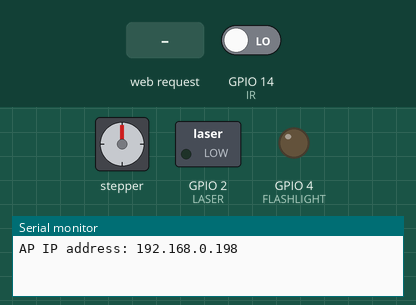
This program was run on a simulated ESP32. Shown: stepper motor, switched loads named in the program (green lamp = pin HIGH), output pins drawn as LEDs (lit = HIGH), the last lines printed to the serial monitor. Wiring (inferred from the names in the program): stepper motor driver (200 steps per turn assumed): step GPIO 13; direction GPIO 15; enable GPIO 12. The test bench sets the inputs (shaded band); at power-on: GPIO 14 (IR) LOW. The camera gives no picture; pins used as bus, display or sensor lines are not drawn.

Above: at 3.6 s.
3.7 s: HTTP request GET /setReference received
At 4.86 s:
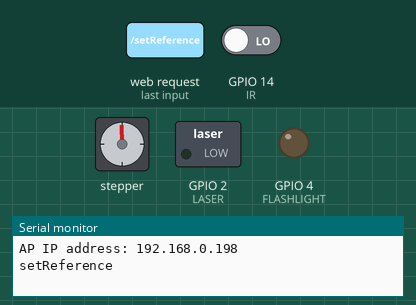
6.7 s: GPIO 14 (IR) driven HIGH
At 6.7 s:
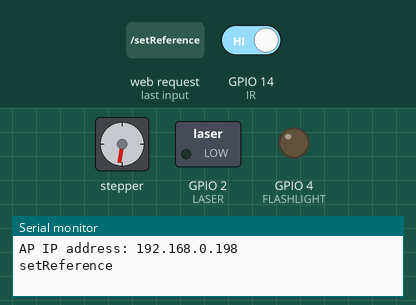
8.2 s: HTTP request GET /laserOn received
At 10.1 s:
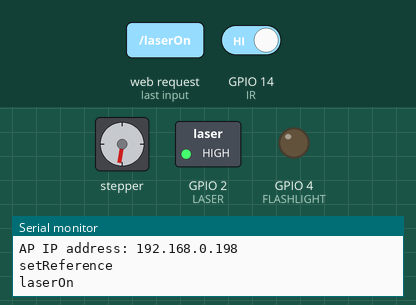
Timing chart, 0 to 11.6 s (numbered marks = the images above; inputs shaded):
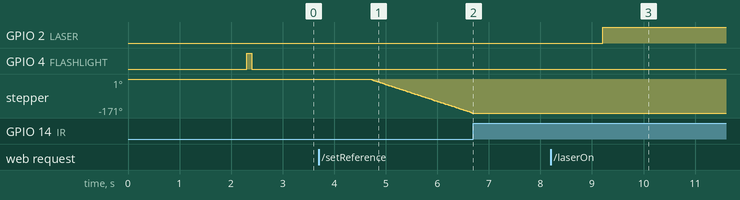

The program:

main.cpp
```cpp
#include <Arduino.h>

#include <WiFi.h>
#include <WiFiAP.h>
#include "esp_camera.h"
#include "esp_timer.h"
#include "img_converters.h"
#include "Arduino.h"
#include "soc/soc.h"           // Disable brownour problems
#include "soc/rtc_cntl_reg.h"  // Disable brownour problems
#include "driver/rtc_io.h"

// OV2640 camera module pins (CAMERA_MODEL_AI_THINKER)
#define PWDN_GPIO_NUM     32
#define RESET_GPIO_NUM    -1
#define XCLK_GPIO_NUM      0
#define SIOD_GPIO_NUM     26
#define SIOC_GPIO_NUM     27
#define Y9_GPIO_NUM       35
#define Y8_GPIO_NUM       34
#define Y7_GPIO_NUM       39
#define Y6_GPIO_NUM       36
#define Y5_GPIO_NUM       21
#define Y4_GPIO_NUM       19
#define Y3_GPIO_NUM       18
#define Y2_GPIO_NUM        5
#define VSYNC_GPIO_NUM    25
#define HREF_GPIO_NUM     23
#define PCLK_GPIO_NUM     22

// A4988 Motor Driver Pins
#define DIR 15
#define STEP 13
#define EN 12
// Infrared Receiver Pin
#define IR 14
// Laser Module Pin
#define LASER 2
// Built-in Flash Pin
#define FLASHLIGHT 4

// ESP32-CAM Access Point Credentials
#define AP_SSID "SPR Sensor"
#define AP_PASS "12345678"

WiFiClient client;
WiFiServer server(80);

uint8_t enhanceVal = 30;
uint16_t boundUp = 0;
uint16_t boundDown = 320;
uint32_t totalPixelVal = 0;
uint32_t brightData[6370];


String command = "";
bool commandReceived = false;

int calculateStep(int _stepMode, int _angle) {
  int _totalStep = round((_stepMode*64/11.25)*(_angle-30));
  return _totalStep;
}

void moveStepper(int _dir,int _step) {
  if(_dir == 1) {                     // clockwise (new)
    digitalWrite(DIR,HIGH);
  }
  else {                              // counter clockwise (new)
    digitalWrite(DIR,LOW);
  }
  delay(1);
  for(int j=0; j < _step; j++) {
    digitalWrite(STEP,HIGH);
    delayMicroseconds(5000);
    digitalWrite(STEP,LOW);
    delayMicroseconds(5000);
  }
}

void setRef() {
  while(!digitalRead(IR)) {
    // moveStepper(1,1);   // old
    moveStepper(0,1);     // new
    delay(10);
  }
}

void OV2640CameraConfig() {
  camera_config_t config;
  config.ledc_channel = LEDC_CHANNEL_0;
  config.ledc_timer = LEDC_TIMER_0;
  config.pin_d0 = Y2_GPIO_NUM;
  config.pin_d1 = Y3_GPIO_NUM;
  config.pin_d2 = Y4_GPIO_NUM;
  config.pin_d3 = Y5_GPIO_NUM;
  config.pin_d4 = Y6_GPIO_NUM;
  config.pin_d5 = Y7_GPIO_NUM;
  config.pin_d6 = Y8_GPIO_NUM;
  config.pin_d7 = Y9_GPIO_NUM;
  config.pin_xclk = XCLK_GPIO_NUM;
  config.pin_pclk = PCLK_GPIO_NUM;
  config.pin_vsync = VSYNC_GPIO_NUM;
  config.pin_href = HREF_GPIO_NUM;
  config.pin_sscb_sda = SIOD_GPIO_NUM;
  config.pin_sscb_scl = SIOC_GPIO_NUM;
  config.pin_pwdn = PWDN_GPIO_NUM;
  config.pin_reset = RESET_GPIO_NUM;
  config.xclk_freq_hz = 20000000;
  config.pixel_format = PIXFORMAT_GRAYSCALE;
  config.frame_size = FRAMESIZE_QVGA;
  config.jpeg_quality = 12;
  config.fb_count = 1;
  // Camera init
  esp_err_t err = esp_camera_init(&config);
  if (err != ESP_OK) {
    Serial.printf("Camera init failed with error 0x%x", err);
    ESP.restart();
  }
}

void capturePhoto(bool _isPicture,bool _isFullPicture) {
  camera_fb_t *fb = esp_camera_fb_get();          // access frame buffer

  if (!fb) {
    Serial.println("Camera capture failed");
    return;
  }
  uint8_t *pixel = fb->buf;
  if(_isPicture){
    if(_isFullPicture){
      client.print("pic:");
      client.write(fb->buf,fb->len);
    }
    else{
      /*220,120,80,70*/
      for(uint32_t j = 0; j < fb->len; j++){
        client.print("picArray:");
        client.write(*(pixel+j));
      }
    }
    client.println(totalPixelVal);
    totalPixelVal = 0;
  }
  else{
    totalPixelVal = 0;
    for(uint32_t j = 0; j < fb->len; j++){
      if(j/320 >= boundUp && j/320 <= boundDown){
        uint32_t _brightVal = *(pixel+j);
        if(_brightVal >= enhanceVal){
          totalPixelVal += _brightVal;
        }
      }
    }
  }
  esp_camera_fb_return(fb);                      // release frame buffer memory
}

void initWiFiAP() {
  WiFi.softAP(AP_SSID, AP_PASS);
  delay(1000);
  IPAddress local_ip = IPAddress (192, 168, 0, 198);
  IPAddress gateway = IPAddress (192, 168, 0, 198);
  IPAddress subnet = IPAddress (255, 255, 255, 0);
  WiFi.softAPConfig(local_ip, gateway, subnet);
  IPAddress myIP = WiFi.softAPIP();
  Serial.print("AP IP address: ");
  Serial.println(myIP);
}


void setup() {
  // put your setup code here, to run once:
  Serial.begin(250000);
  delay(1000);
  // Turn-off the 'brownout detector'
  WRITE_PERI_REG(RTC_CNTL_BROWN_OUT_REG, 0);

  // Camera and peripherals config
  OV2640CameraConfig();
  pinMode(EN,OUTPUT);
  pinMode(DIR,OUTPUT);
  pinMode(STEP,OUTPUT);
  pinMode(LASER,OUTPUT);
  pinMode(IR,INPUT);
  pinMode(FLASHLIGHT,OUTPUT);

  // Initialize peripherals
  digitalWrite(DIR,LOW);
  digitalWrite(STEP,LOW);
  digitalWrite(EN,HIGH);
  digitalWrite(LASER,LOW);

  // Initializing ESP32 as Wifi Access Point
  initWiFiAP();
  server.begin();

  for(int j=0; j<6370; j++){
    brightData[j]=0;
  }

  digitalWrite(FLASHLIGHT,HIGH);
  delay(100);
  digitalWrite(FLASHLIGHT,LOW);
}

void loop() {
  // put your main code here, to run repeatedly:
  client = server.available();
  if(client) {
    String buffer = client.readString();
    command = buffer.substring(5,buffer.indexOf(" HTTP"));
    Serial.println(command);
    client.println("HTTP/1.1 200 OK");
    client.println("Content-type:text/html");
    //client.println("Connection: keep-alive");
    client.println("\n\rok");
    commandReceived = true;
  }

  if(commandReceived) {
    commandReceived = false;
    digitalWrite(EN,LOW);
    delay(1);

    if(command.substring(0,command.indexOf(':')) == "getPicture") {
      capturePhoto(true,true);
      command = "";
    }
    if(command.substring(0,command.indexOf(':')) == "laserOn") {
      digitalWrite(LASER,HIGH);
      client.println("Laser ON");
      command = "";
    }
    if(command.substring(0,command.indexOf(':')) == "laserOff") {
      digitalWrite(LASER,LOW);
      client.println("Laser OFF");
      command = "";
    }
    if(command.substring(0,command.indexOf(':')) == "moveStepper") {
      int _stepperDir = command.substring(command.indexOf(':')+1,command.indexOf(',')).toInt();
      int _stepperMoveCount = command.substring(command.indexOf(',')+1,command.indexOf(';')).toInt();
      moveStepper(_stepperDir,_stepperMoveCount);
      client.print("Stepper Moved ");client.print(_stepperMoveCount);client.print(" dir ");client.println(_stepperDir);
      command  = "";
    }
    if(command.substring(0,command.indexOf(':')) == "setReference") {
      setRef();
      client.println("Set Ref Done");
      command = "";
    }
    if(command.substring(0,command.indexOf(':')) == "enhance") {
      enhanceVal = command.substring(command.indexOf(':')+1,command.indexOf(';')).toInt();
      client.print("Set enhance value: ");client.println(enhanceVal);
      command = "";
    }
    if(command.substring(0,command.indexOf(':')) == "window") {
      boundUp = command.substring(command.indexOf(':')+1,command.indexOf(',')).toInt();
      boundDown = command.substring(command.indexOf(',')+1,command.indexOf(';')).toInt();
      client.print("Set window: ");client.print(boundUp);client.print(",");client.print(boundDown);
      command = "";
    }
    if(command.substring(0,command.indexOf(':')) == "getSPRData") {
      int stepMode = command.substring(command.indexOf(':')+1,command.indexOf(',')).toInt();
      int maxAngle = command.substring(command.indexOf(',')+1,command.indexOf(';')).toInt();
      client.print("Start procedure. Enhance val: "); client.print(enhanceVal);
      client.print(", bound up: "); client.print(boundUp); client.print(", bound down: "); client.println(boundDown);
      int _totalStep = calculateStep(stepMode, maxAngle);
      for(int j = 0; j<_totalStep; j++){
        capturePhoto(false,false);
        brightData[j] = totalPixelVal;
        // moveStepper(0,1);       // old
        moveStepper(1,1);       // new
      }
      for(int j = 0; j<_totalStep; j++){
        client.print(brightData[j]); client.print(",");
      }
      command = "";
    }

    digitalWrite(EN,HIGH);
    delay(1);
  }
}
```

Measured:
- after the input at 3.7 s, stepper: keeps turning counter-clockwise at about 87°/s, starting after 1.0 s
- after the input at 6.7 s, stepper: stops changing and stays -171°
- after the input at 8.2 s, GPIO 2 (LASER): LOW → HIGH after 1.0 s
